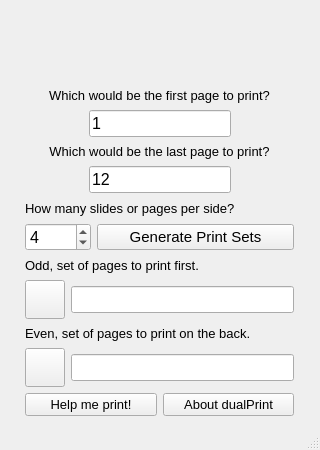
<?xml version="1.0" encoding="UTF-8"?>
<ui version="4.0">
 <class>MainWindow</class>
 <widget class="QMainWindow" name="MainWindow">
  <property name="windowModality">
   <enum>Qt::NonModal</enum>
  </property>
  <property name="enabled">
   <bool>true</bool>
  </property>
  <property name="geometry">
   <rect>
    <x>0</x>
    <y>0</y>
    <width>320</width>
    <height>450</height>
   </rect>
  </property>
  <property name="sizePolicy">
   <sizepolicy hsizetype="Fixed" vsizetype="Fixed">
    <horstretch>0</horstretch>
    <verstretch>0</verstretch>
   </sizepolicy>
  </property>
  <property name="minimumSize">
   <size>
    <width>320</width>
    <height>450</height>
   </size>
  </property>
  <property name="maximumSize">
   <size>
    <width>320</width>
    <height>450</height>
   </size>
  </property>
  <property name="windowTitle">
   <string>dualPrint, save paper</string>
  </property>
  <property name="windowIcon">
   <iconset resource="resources.qrc">
    <normaloff>:/img/images/dualprint.gif</normaloff>:/img/images/dualprint.gif</iconset>
  </property>
  <property name="locale">
   <locale language="English" country="PuertoRico"/>
  </property>
  <property name="animated">
   <bool>false</bool>
  </property>
  <property name="documentMode">
   <bool>false</bool>
  </property>
  <property name="tabShape">
   <enum>QTabWidget::Rounded</enum>
  </property>
  <property name="unifiedTitleAndToolBarOnMac">
   <bool>false</bool>
  </property>
  <widget class="QWidget" name="centralWidget">
   <widget class="QPushButton" name="pushButton">
    <property name="geometry">
     <rect>
      <x>0</x>
      <y>0</y>
      <width>320</width>
      <height>68</height>
     </rect>
    </property>
    <property name="sizePolicy">
     <sizepolicy hsizetype="Fixed" vsizetype="Fixed">
      <horstretch>0</horstretch>
      <verstretch>0</verstretch>
     </sizepolicy>
    </property>
    <property name="minimumSize">
     <size>
      <width>0</width>
      <height>0</height>
     </size>
    </property>
    <property name="text">
     <string/>
    </property>
    <property name="icon">
     <iconset resource="resources.qrc">
      <normaloff>:/img/images/header.jpg</normaloff>:/img/images/header.jpg</iconset>
    </property>
    <property name="iconSize">
     <size>
      <width>320</width>
      <height>68</height>
     </size>
    </property>
    <property name="autoRepeat">
     <bool>false</bool>
    </property>
    <property name="flat">
     <bool>true</bool>
    </property>
   </widget>
   <widget class="QWidget" name="">
    <property name="geometry">
     <rect>
      <x>14</x>
      <y>76</y>
      <width>291</width>
      <height>351</height>
     </rect>
    </property>
    <layout class="QVBoxLayout" name="verticalLayout">
     <item>
      <widget class="QLabel" name="firstPageLabel">
       <property name="font">
        <font>
         <pointsize>10</pointsize>
        </font>
       </property>
       <property name="text">
        <string>Which would be the first page to print?</string>
       </property>
       <property name="textFormat">
        <enum>Qt::AutoText</enum>
       </property>
       <property name="alignment">
        <set>Qt::AlignCenter</set>
       </property>
       <property name="wordWrap">
        <bool>false</bool>
       </property>
       <property name="buddy">
        <cstring>firstPageTextBox</cstring>
       </property>
      </widget>
     </item>
     <item>
      <layout class="QHBoxLayout" name="horizontalLayout_5">
       <item>
        <spacer name="horizontalSpacer_3">
         <property name="orientation">
          <enum>Qt::Horizontal</enum>
         </property>
         <property name="sizeHint" stdset="0">
          <size>
           <width>40</width>
           <height>20</height>
          </size>
         </property>
        </spacer>
       </item>
       <item>
        <widget class="QLineEdit" name="firstPageTextBox">
         <property name="sizePolicy">
          <sizepolicy hsizetype="MinimumExpanding" vsizetype="Fixed">
           <horstretch>0</horstretch>
           <verstretch>0</verstretch>
          </sizepolicy>
         </property>
         <property name="font">
          <font>
           <pointsize>12</pointsize>
          </font>
         </property>
         <property name="text">
          <string>1</string>
         </property>
        </widget>
       </item>
       <item>
        <spacer name="horizontalSpacer">
         <property name="orientation">
          <enum>Qt::Horizontal</enum>
         </property>
         <property name="sizeHint" stdset="0">
          <size>
           <width>40</width>
           <height>20</height>
          </size>
         </property>
        </spacer>
       </item>
      </layout>
     </item>
     <item>
      <widget class="QLabel" name="lastPageLabel">
       <property name="font">
        <font>
         <pointsize>10</pointsize>
        </font>
       </property>
       <property name="text">
        <string>Which would be the last page to print?</string>
       </property>
       <property name="alignment">
        <set>Qt::AlignCenter</set>
       </property>
       <property name="buddy">
        <cstring>lastPageTextBox</cstring>
       </property>
      </widget>
     </item>
     <item>
      <layout class="QHBoxLayout" name="horizontalLayout_6">
       <item>
        <spacer name="horizontalSpacer_4">
         <property name="orientation">
          <enum>Qt::Horizontal</enum>
         </property>
         <property name="sizeHint" stdset="0">
          <size>
           <width>40</width>
           <height>20</height>
          </size>
         </property>
        </spacer>
       </item>
       <item>
        <widget class="QLineEdit" name="lastPageTextBox">
         <property name="sizePolicy">
          <sizepolicy hsizetype="Preferred" vsizetype="Fixed">
           <horstretch>0</horstretch>
           <verstretch>0</verstretch>
          </sizepolicy>
         </property>
         <property name="font">
          <font>
           <pointsize>12</pointsize>
          </font>
         </property>
         <property name="text">
          <string>12</string>
         </property>
        </widget>
       </item>
       <item>
        <spacer name="horizontalSpacer_2">
         <property name="orientation">
          <enum>Qt::Horizontal</enum>
         </property>
         <property name="sizeHint" stdset="0">
          <size>
           <width>40</width>
           <height>20</height>
          </size>
         </property>
        </spacer>
       </item>
      </layout>
     </item>
     <item>
      <widget class="QLabel" name="pagesPerSideLabel">
       <property name="font">
        <font>
         <pointsize>10</pointsize>
        </font>
       </property>
       <property name="text">
        <string>How many slides or pages per side?</string>
       </property>
       <property name="alignment">
        <set>Qt::AlignLeading|Qt::AlignLeft|Qt::AlignVCenter</set>
       </property>
       <property name="buddy">
        <cstring>pagesPerSideSpinBox</cstring>
       </property>
      </widget>
     </item>
     <item>
      <layout class="QHBoxLayout" name="horizontalLayout">
       <item>
        <widget class="QSpinBox" name="pagesPerSideSpinBox">
         <property name="sizePolicy">
          <sizepolicy hsizetype="Minimum" vsizetype="Fixed">
           <horstretch>1</horstretch>
           <verstretch>0</verstretch>
          </sizepolicy>
         </property>
         <property name="font">
          <font>
           <pointsize>12</pointsize>
          </font>
         </property>
         <property name="minimum">
          <number>1</number>
         </property>
         <property name="maximum">
          <number>8</number>
         </property>
         <property name="value">
          <number>4</number>
         </property>
        </widget>
       </item>
       <item>
        <widget class="QPushButton" name="dualPrintButton">
         <property name="sizePolicy">
          <sizepolicy hsizetype="Minimum" vsizetype="Fixed">
           <horstretch>3</horstretch>
           <verstretch>0</verstretch>
          </sizepolicy>
         </property>
         <property name="font">
          <font>
           <pointsize>11</pointsize>
          </font>
         </property>
         <property name="text">
          <string>Generate Print Sets</string>
         </property>
         <property name="checkable">
          <bool>false</bool>
         </property>
         <property name="default">
          <bool>false</bool>
         </property>
        </widget>
       </item>
      </layout>
     </item>
     <item>
      <widget class="QLabel" name="oddLabel">
       <property name="font">
        <font>
         <pointsize>10</pointsize>
        </font>
       </property>
       <property name="text">
        <string>Odd, set of pages to print first.</string>
       </property>
       <property name="buddy">
        <cstring>oddCopy</cstring>
       </property>
      </widget>
     </item>
     <item>
      <layout class="QHBoxLayout" name="horizontalLayout_2">
       <item>
        <widget class="QToolButton" name="oddCopy">
         <property name="focusPolicy">
          <enum>Qt::ClickFocus</enum>
         </property>
         <property name="text">
          <string/>
         </property>
         <property name="icon">
          <iconset resource="resources.qrc">
           <normaloff>:/img/images/copy.gif</normaloff>:/img/images/copy.gif</iconset>
         </property>
         <property name="iconSize">
          <size>
           <width>32</width>
           <height>32</height>
          </size>
         </property>
         <property name="checkable">
          <bool>false</bool>
         </property>
        </widget>
       </item>
       <item>
        <widget class="QLineEdit" name="oddOutput">
         <property name="font">
          <font>
           <pointsize>12</pointsize>
          </font>
         </property>
         <property name="readOnly">
          <bool>true</bool>
         </property>
        </widget>
       </item>
      </layout>
     </item>
     <item>
      <widget class="QLabel" name="evenLabel">
       <property name="font">
        <font>
         <pointsize>10</pointsize>
        </font>
       </property>
       <property name="text">
        <string>Even, set of pages to print on the back.</string>
       </property>
       <property name="buddy">
        <cstring>evenCopy</cstring>
       </property>
      </widget>
     </item>
     <item>
      <layout class="QHBoxLayout" name="horizontalLayout_3">
       <item>
        <widget class="QToolButton" name="evenCopy">
         <property name="text">
          <string/>
         </property>
         <property name="icon">
          <iconset resource="resources.qrc">
           <normaloff>:/img/images/copy.gif</normaloff>:/img/images/copy.gif</iconset>
         </property>
         <property name="iconSize">
          <size>
           <width>32</width>
           <height>32</height>
          </size>
         </property>
         <property name="checkable">
          <bool>false</bool>
         </property>
        </widget>
       </item>
       <item>
        <widget class="QLineEdit" name="evenOutput">
         <property name="font">
          <font>
           <pointsize>12</pointsize>
          </font>
         </property>
         <property name="readOnly">
          <bool>true</bool>
         </property>
        </widget>
       </item>
      </layout>
     </item>
     <item>
      <layout class="QHBoxLayout" name="horizontalLayout_4">
       <item>
        <widget class="QPushButton" name="howToButton">
         <property name="font">
          <font>
           <pointsize>10</pointsize>
          </font>
         </property>
         <property name="text">
          <string>Help me print!</string>
         </property>
        </widget>
       </item>
       <item>
        <widget class="QPushButton" name="aboutButton">
         <property name="font">
          <font>
           <pointsize>10</pointsize>
          </font>
         </property>
         <property name="text">
          <string>About dualPrint</string>
         </property>
        </widget>
       </item>
      </layout>
     </item>
    </layout>
   </widget>
   <zorder>layoutWidget</zorder>
   <zorder>pushButton</zorder>
   <zorder>horizontalSpacer</zorder>
   <zorder>horizontalSpacer</zorder>
   <zorder>horizontalSpacer_2</zorder>
  </widget>
  <widget class="QStatusBar" name="statusBar"/>
 </widget>
 <layoutdefault spacing="6" margin="11"/>
 <tabstops>
  <tabstop>firstPageTextBox</tabstop>
  <tabstop>lastPageTextBox</tabstop>
  <tabstop>pagesPerSideSpinBox</tabstop>
  <tabstop>dualPrintButton</tabstop>
  <tabstop>oddOutput</tabstop>
  <tabstop>evenOutput</tabstop>
  <tabstop>evenCopy</tabstop>
  <tabstop>howToButton</tabstop>
  <tabstop>aboutButton</tabstop>
  <tabstop>pushButton</tabstop>
 </tabstops>
 <resources>
  <include location="resources.qrc"/>
 </resources>
 <connections/>
</ui>
